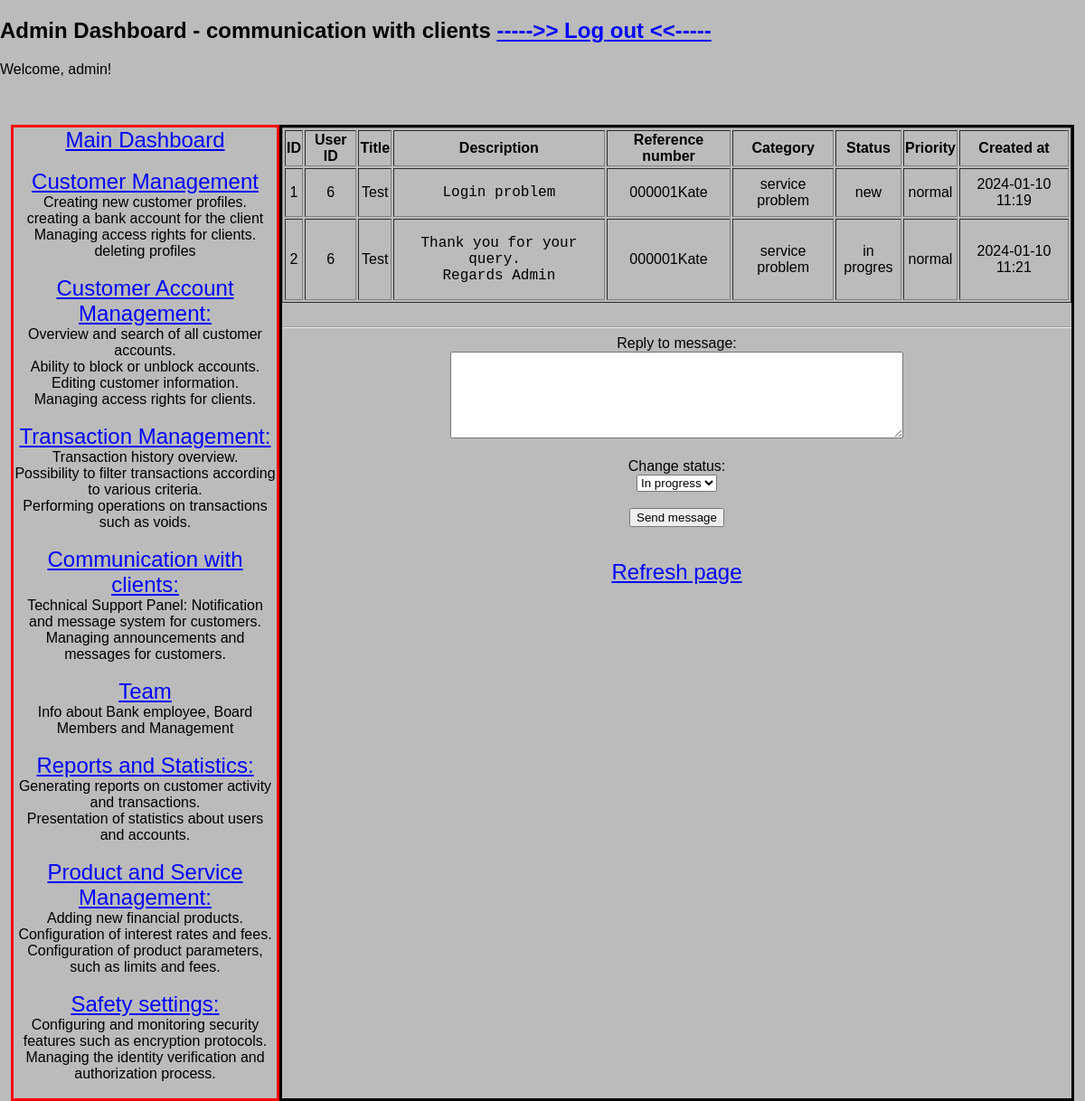
Before: /process_query/000001Kate (signed in) with the older database file.
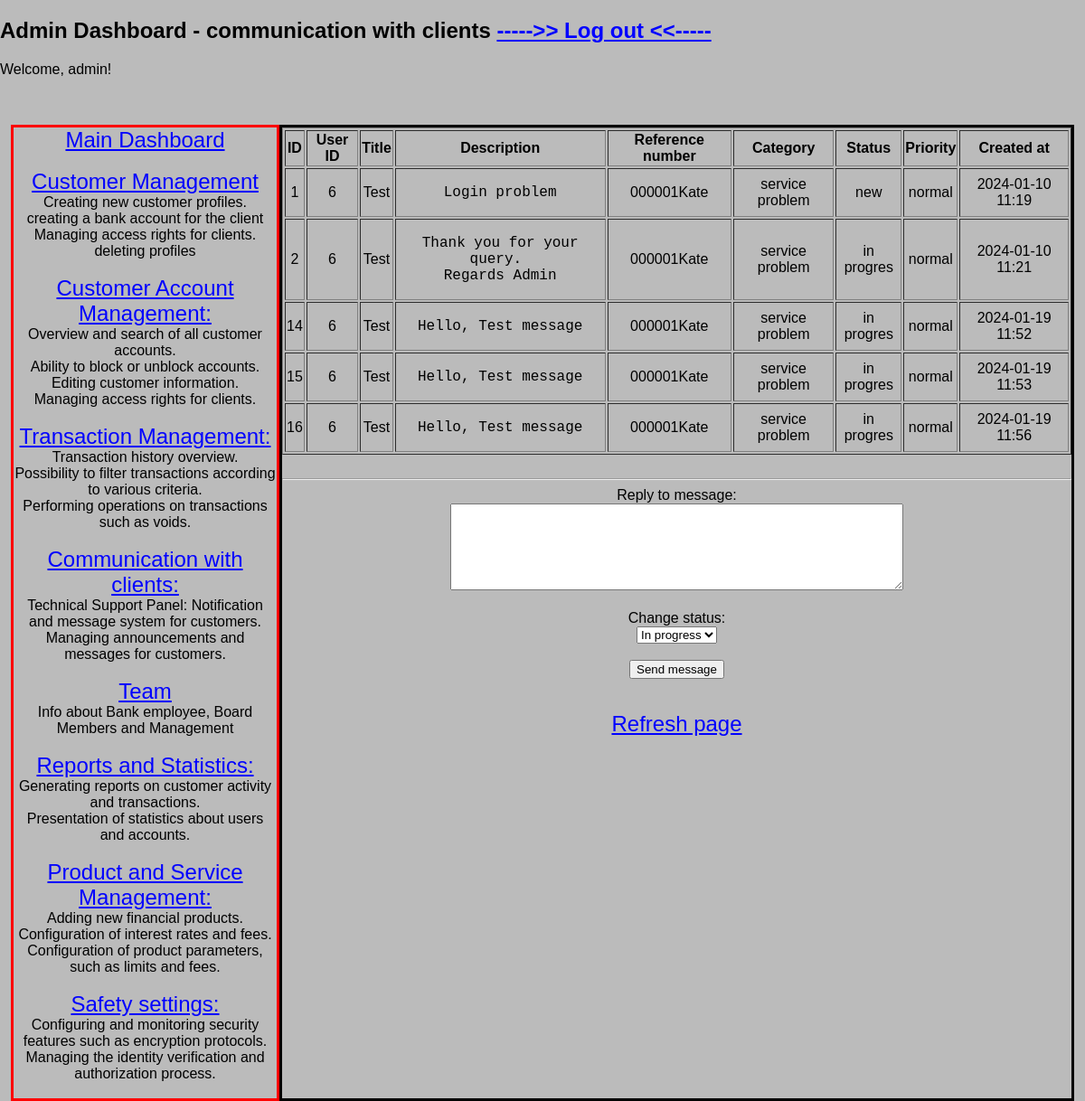
After: the same page with the newer database file.
### models/models.py (models this page shows)
class SupportTickets(db.Model):
    id = db.Column(db.Integer, primary_key=True)
    user_id = db.Column(db.Integer, db.ForeignKey('users.id'), nullable=False)
    title = db.Column(db.String(100), nullable=False)
    description = db.Column(db.Text, nullable=False)
    reference_number = db.Column(db.String(50), nullable=False)
    status = db.Column(db.String(50), nullable=False, default='new')  # values: new, in progress, closed, rejected
    priority = db.Column(db.String(50), nullable=False, default='normal')  # values: normal, high, urgent
    category = db.Column(db.String(50), nullable=False, default='general')  # values: general, fraud, service problem, money transfer
    created_at = db.Column(db.DateTime, default=datetime.utcnow)

### routes/my_routes_hc.py (the view)
@process_query_bp.route('/process_query/<query_ref>', methods=['GET', 'POST'])
@login_required
@admin_required
def process_query(query_ref):
    print("Received reference number:", query_ref)  # Wydruk kontrolny
    user_queries = SupportTickets.query.filter_by(reference_number=query_ref).all()
    last_query = SupportTickets.query.filter_by(reference_number=query_ref).order_by(SupportTickets.created_at.desc()).first()
    return render_template('processing_clients_query.html', all_queries=user_queries, query=last_query)

### app.py (called while the page is built)
@app.before_request
def initialize_database():
    db.create_all()
    session.permanent = True

@login_manager.user_loader
def load_user(user_id):
    return Users.query.get(int(user_id))

### routes/transfer.py (called while the page is built)
def admin_required(func):
    @wraps(func)
    def decorated_view(*args, **kwargs):
        if not current_user.is_authenticated or current_user.role != 'admin':
            abort(403)  # Zwraca błąd 403 Forbidden, jeśli użytkownik nie jest adminem
        return func(*args, **kwargs)
    return decorated_view

### templates/processing_clients_query.html (shortened to what this page needs)
{% extends 'base_admin.html' %}
{% block subtitle %} - communication with clients{% endblock %}
{% block content %}
<table border="1" class="center-table" width = "100%">
    <thead>
        <tr>
            <th>ID</th>
            <th>User ID</th>
            <th>Title</th>
            <th>Description</th>
            <th>Reference number</th>
            <th>Category</th>
            <th>Status</th>
            <th>Priority</th>
            <th>Created at</th>
        </tr>
    </thead>
    <tbody>
        {% for query in all_queries %}
            <tr>
                <td>{{ query.id }}</td>
                <td>{{ query.user_id }}</td>
                <td>{{ query.title }}</td>
                <td class="messages-table" style="font-size: 16px;"><pre style="white-space: pre-wrap;">{{ query.description }}</pre></td>
                <td>{{ query.reference_number }}</td>
                <td>{{ query.category }}</td>
                <td>{{ query.status }}</td>
                <td>{{ query.priority }}</td>
                <td>{{ query.created_at.strftime('%Y-%m-%d %H:%M') }}</td>
            </tr>
        {% endfor %}
    </tbody>
</table>
<br><hr>
<form action="{{ url_for('send_message_for_query_bp.send_message_for_query' , query_ref=query.reference_number) }}" method="post" role="form">
    <label for="description">Reply to message: </label> <br>
    <textarea id="description" name="description" required rows="6" cols="60"></textarea> <br><br>
    <label for="status">Change status:</label> <br>
    <select type="text" id="status" name="status" def required>
        <option value="in progres">In progress</option>
    </select> <br><br>
    <input type="submit" value="Send message"><br>
</form>
<br><br>
<a href="{{ url_for('process_query_bp.process_query', query_ref=query.reference_number) }}" class="link"> Refresh page </a>
{% endblock %}

Changed rows visible on the page:
added SupportTickets: id "14", user_id "6", title "Test", description "Hello, Test message", reference_number "000001Kate", category "service problem", status "in progres", priority "normal", created_at "2024-01-19 11:52"
added SupportTickets: id "15", user_id "6", title "Test", description "Hello, Test message", reference_number "000001Kate", category "service problem", status "in progres", priority "normal", created_at "2024-01-19 11:53"
added SupportTickets: id "16", user_id "6", title "Test", description "Hello, Test message", reference_number "000001Kate", category "service problem", status "in progres", priority "normal", created_at "2024-01-19 11:56"
